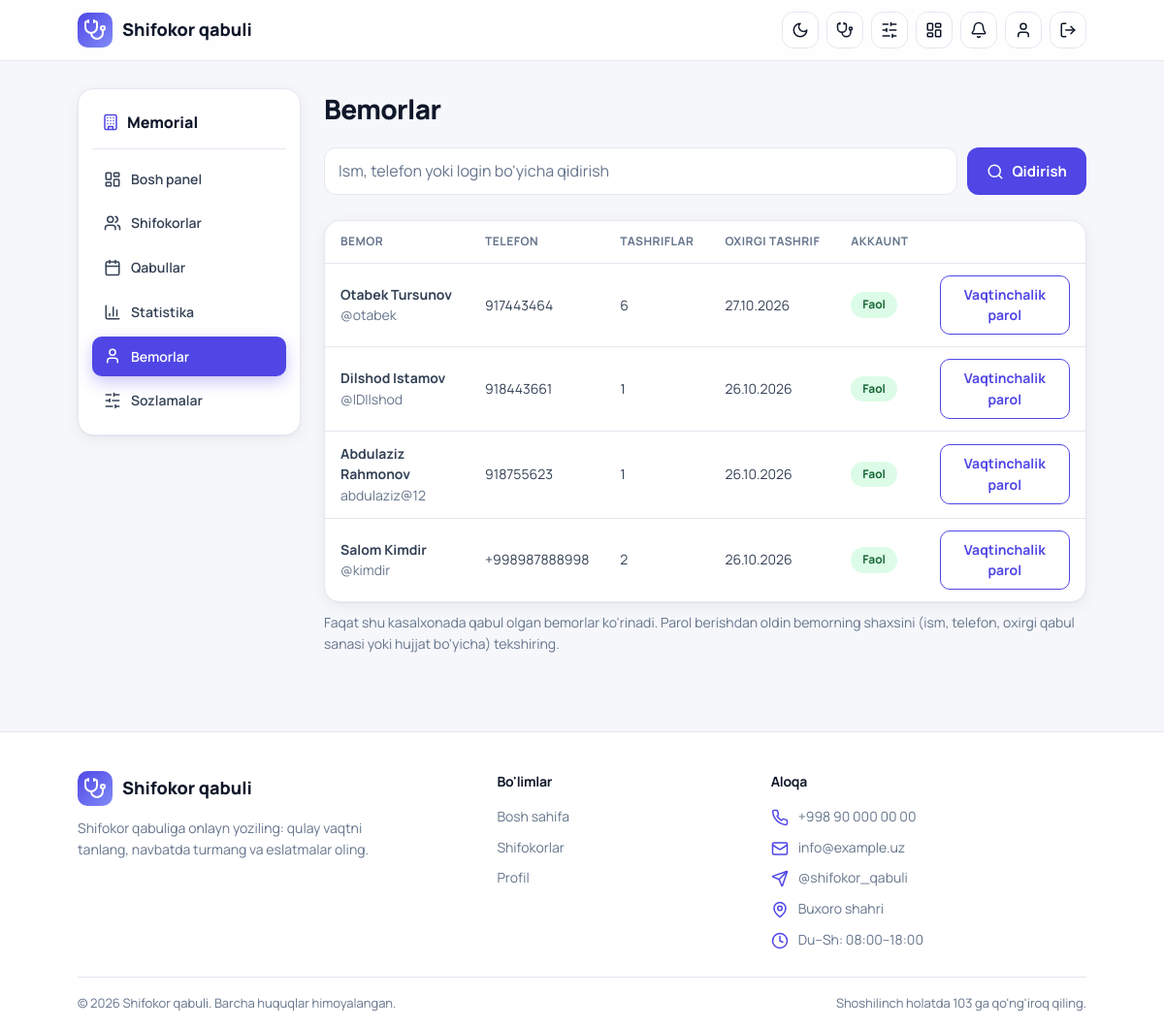
Screenshot of /manage/patients/ (signed in) with the database file from the repository.
### clin_app/models.py (models this page shows, shortened)
class Hospital(models.Model):
    name = models.CharField("Nomi", max_length=200)
    address = models.CharField("Manzil", max_length=300)
    phone = models.CharField("Telefon", max_length=20, blank=True)
    description = models.TextField("Tavsif", blank=True)
    logo = models.ImageField(upload_to="hospitals/", blank=True, null=True)
    is_active = models.BooleanField(default=True)
    class Meta:
        verbose_name = "Kasalxona"
        verbose_name_plural = "Kasalxonalar"

class User(AbstractUser):
    class Role(models.TextChoices):
        PATIENT = "patient", "Bemor"
        DOCTOR = "doctor", "Shifokor"
        HOSPITAL_ADMIN = "hospital_admin", "Kasalxona admini"
    role = models.CharField(max_length=20, choices=Role.choices, default=Role.PATIENT)
    phone = models.CharField("Telefon", max_length=20, unique=True, null=True, blank=True)
    birth_date = models.DateField("Tug'ilgan sana", null=True, blank=True)
    hospital = models.ForeignKey(
        Hospital, on_delete=models.SET_NULL, null=True, blank=True, related_name="staff"
    )
    must_change_password = models.BooleanField("Parolni almashtirishi shart", default=False)
    @property
    def is_patient(self):
        return self.role == self.Role.PATIENT
    @property
    def is_doctor(self):
        return self.role == self.Role.DOCTOR
    @property
    def is_hospital_admin(self):
        return self.role == self.Role.HOSPITAL_ADMIN

### clin_app/panel_views.py (the view)
# urls.py: path("patients/", v.patients, name="dpanel_patients"),
@hospital_admin_required
def patients(request):
    q = request.GET.get("q", "").strip()
    qs = _hospital_patients(request.hospital)
    if q:
        qs = qs.filter(
            Q(first_name__icontains=q) | Q(last_name__icontains=q)
            | Q(phone__icontains=q) | Q(username__icontains=q)
        )
    return render(request, "panel/patients.html", {"patients": qs.order_by("-last_visit")[:300], "q": q})

### clin_app/context_processors.py (called while the page is built)
def notifications(request):
    user = request.user
    if user.is_authenticated:
        return {"unread_count": user.notifications.filter(is_read=False).count()}
    return {}

### clin_app/panel_views.py (called while the page is built)
def hospital_admin_required(view):
    @wraps(view)
    def wrapper(request, *args, **kwargs):
        user = request.user
        if not user.is_authenticated:
            return redirect_to_login(request.get_full_path())
        if not (user.is_hospital_admin or user.is_superuser):
            raise PermissionDenied
        if not user.hospital_id:
            messages.error(request, "Sizga kasalxona biriktirilmagan. Administrator bilan bog'laning.")
            return redirect("home")
        request.hospital = user.hospital
        return view(request, *args, **kwargs)
    return wrapper

def _hospital_patients(hospital):
    mine = Q(appointments__doctor__hospital=hospital)
    return (
        User.objects.filter(role=User.Role.PATIENT, is_superuser=False)
        .annotate(
            visits=Count("appointments", filter=mine),
            last_visit=Max("appointments__date", filter=mine),
        )
        .filter(visits__gt=0)
    )

### clin_app/templates/panel/patients.html (shortened to what this page needs)
{% extends 'panel/base.html' %}
{% block panel %}
<div class="panel-head"><h1 class="page-title">Bemorlar</h1></div>
<form method="get" class="filters" style="grid-template-columns:1fr auto">
  <input name="q" value="{{ q }}" placeholder="Ism, telefon yoki login bo'yicha qidirish">
  <button type="submit" class="btn"><svg class="icon"><use href="#i-search"/></svg> Qidirish</button>
</form>
<div class="card table-wrap">
  <table class="table">
    <thead>
      <tr><th>Bemor</th><th>Telefon</th><th>Tashriflar</th><th>Oxirgi tashrif</th><th>Akkaunt</th><th></th></tr>
    </thead>
    <tbody>
    {% for p in patients %}
      <tr>
        <td><b>{{ p.get_full_name|default:p.username }}</b>
          <div class="muted small">{{ p.username }}</div></td>
        <td>{{ p.phone|default:"-" }}</td>
        <td>{{ p.visits }}</td>
        <td>{{ p.last_visit|date:"d.m.Y" }}</td>
        <td>
          {% if p.has_usable_password %}
            <span class="badge badge-green">Faol</span>
          {% else %}
            <span class="badge badge-gray">Parol o'rnatilmagan</span>
          {% endif %}
        </td>
        <td>
          <div class="actions">
            <form method="post" action="{% url 'panel_patient_reset' p.pk %}"
                  onsubmit="return confirm('Bemorning shaxsini tekshirdingizmi? Eski parol bekor qilinadi va yangi vaqtinchalik parol beriladi.')">
              <button type="submit" class="btn btn-outline btn-sm">Vaqtinchalik parol</button>
            </form>
          </div>
        </td>
      </tr>
    {% empty %}
      <tr><td colspan="6" class="center muted">Bemorlar topilmadi.</td></tr>
    {% endfor %}
    </tbody>
  </table>
</div>
<p class="muted small" style="margin-top:10px">
  Faqat shu kasalxonada qabul olgan bemorlar ko'rinadi. Parol berishdan oldin bemorning shaxsini
  (ism, telefon, oxirgi qabul sanasi yoki hujjat bo'yicha) tekshiring.
</p>
{% endblock %}

### clin_app/templates/panel/base.html
{% extends 'base.html' %}
{% block content %}
{% with url_name=request.resolver_match.url_name %}
<div class="panel">
  <aside class="card panel-side">
    <div class="panel-hospital">
      <svg class="icon teal"><use href="#i-building"/></svg> {{ request.hospital.name }}
    </div>
    <nav class="panel-nav">
      <a href="{% url 'panel_dashboard' %}" class="{% if url_name == 'panel_dashboard' %}active{% endif %}">
        <svg class="icon"><use href="#i-dashboard"/></svg> Bosh panel</a>
      <a href="{% url 'panel_doctors' %}" class="{% if 'doctor' in url_name %}active{% endif %}">
        <svg class="icon"><use href="#i-users"/></svg> Shifokorlar</a>
      <a href="{% url 'panel_appointments' %}" class="{% if 'appointment' in url_name %}active{% endif %}">
        <svg class="icon"><use href="#i-calendar"/></svg> Qabullar</a>
      <a href="{% url 'panel_stats' %}" class="{% if 'stats' in url_name %}active{% endif %}">
        <svg class="icon"><use href="#i-chart"/></svg> Statistika</a>
      <a href="{% url 'panel_patients' %}" class="{% if 'patient' in url_name %}active{% endif %}">
        <svg class="icon"><use href="#i-user"/></svg> Bemorlar</a>
      <a href="{% url 'panel_settings' %}" class="{% if url_name == 'panel_settings' %}active{% endif %}">
        <svg class="icon"><use href="#i-sliders"/></svg> Sozlamalar</a>
    </nav>
  </aside>
  <section class="panel-main">
    {% block panel %}{% endblock %}
  </section>
</div>
{% endwith %}
{% endblock %}

### static/css/style.css (style rules this page uses)
:root { --primary: #4f46e5; --primary-dark: #4338ca; --primary-soft: #eef2ff; --accent-text: #4f46e5; --bg: #f6f7fb; --card: #ffffff; --field: #ffffff; --ink: #0f172a; --text: #334155; --muted: #64748b; --line: #e5e7f0; --danger: #e11d48; --ok-bg: #dcfce7; --ok-text: #166534; --bad-bg: #ffe4e6; --bad-text: #9f1239; --gray-bg: #e2e8f0; --gray-text: #334155; --nav-bg: rgba(255,255,255,.85); --glow-1: rgba(99,102,241,.18); --glow-2: rgba(79,70,229,.12); --glow-btn: rgba(79,70,229,.30); --radius: 16px; --shadow: 0 1px 2px rgba(15,23,42,.04), 0 4px 16px rgba(15,23,42,.06); --shadow-hover: 0 2px 4px rgba(15,23,42,.06), 0 14px 30px rgba(15,23,42,.12); color-scheme: light; }
* { box-sizing: border-box; margin: 0; padding: 0; }
body { font-family: "Manrope", system-ui, -apple-system, "Segoe UI", Roboto, Arial, sans-serif; background: var(--bg); color: var(--text); line-height: 1.55; -webkit-font-smoothing: antialiased; transition: background .3s, color .3s; }
a { color: inherit; text-decoration: none; }
h1, h2, h3 { color: var(--ink); letter-spacing: -0.02em; }
.muted { color: var(--muted); }
.small { font-size: 14px; }
.teal { color: var(--accent-text); }
.hero, .card, .chip, .alert, .page-title, .section-title, .feature { animation: rise .55s cubic-bezier(.2,.7,.2,1) backwards; }
.icon { width: 18px; height: 18px; flex-shrink: 0; vertical-align: -3px; fill: none; stroke: currentColor; stroke-width: 2; stroke-linecap: round; stroke-linejoin: round; }
.btn { display: inline-flex; align-items: center; justify-content: center; gap: 8px; border: 0; cursor: pointer; padding: 11px 20px; border-radius: 12px; font: inherit; font-size: 15px; font-weight: 700; width: auto; background: var(--primary); color: #fff; transition: background .2s, transform .2s, box-shadow .2s; }
.btn-sm { padding: 8px 14px; font-size: 14px; border-radius: 10px; }
input, select, textarea { font: inherit; color: var(--ink); width: 100%; border: 1px solid var(--line); border-radius: 12px; padding: 11px 14px; background: var(--field); transition: border-color .2s, box-shadow .2s, background .3s; }
input::placeholder, textarea::placeholder { color: var(--muted); }
.page-title { font-size: 28px; font-weight: 800; margin-bottom: 18px; }
.card { background: var(--card); border-radius: var(--radius); box-shadow: var(--shadow); border: 1px solid var(--line); padding: 20px; transition: transform .25s, box-shadow .25s, border-color .25s, background .3s; }
.filters { display: grid; gap: 10px; margin-bottom: 26px; grid-template-columns: 1.3fr 1fr 1fr auto; }
.badge { display: inline-block; font-size: 12px; font-weight: 700; padding: 4px 12px; border-radius: 999px; }
.badge-green { background: var(--ok-bg); color: var(--ok-text); }
.panel { display: grid; gap: 24px; grid-template-columns: 230px 1fr; align-items: start; }
.panel-side { position: sticky; top: 84px; padding: 14px; }
.panel-hospital { display: flex; align-items: center; gap: 8px; font-weight: 800; color: var(--ink); padding: 8px 10px 14px; border-bottom: 1px solid var(--line); margin-bottom: 10px; }
.panel-nav { display: grid; gap: 4px; }
.panel-nav a { display: flex; align-items: center; gap: 10px; padding: 10px 12px; border-radius: 10px; font-weight: 600; font-size: 14px; color: var(--text); transition: all .2s; }
.panel-nav a.active { background: var(--primary); color: #fff; box-shadow: 0 6px 16px var(--glow-btn); }
.panel-head { display: flex; justify-content: space-between; align-items: center; gap: 12px; flex-wrap: wrap; margin-bottom: 18px; }
.panel-head .page-title { margin-bottom: 0; }
.table-wrap { overflow-x: auto; padding: 0; }
.table { width: 100%; border-collapse: collapse; font-size: 14px; }
.table th { text-align: left; font-size: 12px; text-transform: uppercase; letter-spacing: .04em; color: var(--muted); padding: 12px 16px; border-bottom: 1px solid var(--line); white-space: nowrap; }
.table td { padding: 12px 16px; border-bottom: 1px solid var(--line); vertical-align: middle; }
.table tbody tr:last-child td { border-bottom: 0; }
.table tbody tr { transition: background .15s; }
.actions { display: flex; gap: 6px; justify-content: flex-end; flex-wrap: wrap; }
.btn-outline { background: transparent; color: var(--accent-text); border: 1px solid var(--primary); }
:root { --hero-overlay: rgba(246, 247, 251, .78); }

### rows the page displays
Hospital: hospital.name "Memorial"
User: get_full_name "Otabek Tursunov", username "@otabek", phone "917443464", visits "6", last_visit "27.10.2026", shows "Faol"
User: get_full_name "Dilshod Istamov", username "@IDIlshod", phone "918443661", visits "1", last_visit "26.10.2026", shows "Faol"
User: get_full_name "Abdulaziz Rahmonov", username "abdulaziz@12", phone "918755623", visits "1", last_visit "26.10.2026", shows "Faol"
User: get_full_name "Salom Kimdir", username "@kimdir", phone "+998987888998", visits "2", last_visit "26.10.2026", shows "Faol"
